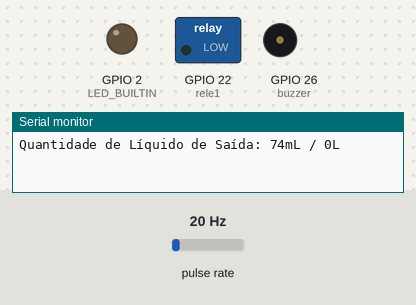
Recording of a sketch running on a simulated ESP32. Parts: switched loads named in the sketch (green lamp = pin HIGH), output pins drawn as LEDs (lit = HIGH), buzzer (waves = sounding, pin HIGH), the last lines printed to the serial monitor. Wiring (inferred from the names in the program): pulse sensor: data GPIO 23. The inputs (shaded band) are chosen by the test bench; at power-on: pulse rate 20 Hz.

Above: at 1.2 s.
1.3 s: pulse rate (sensor on GPIO 23) set to 180 Hz
4.3 s: pulse rate (sensor on GPIO 23) set to 186 Hz
At 6.0 s:
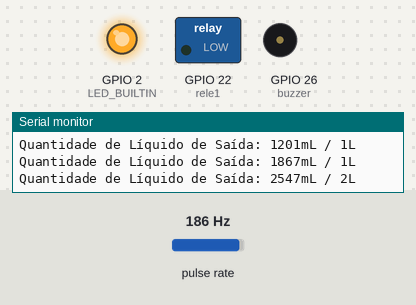
Timing chart, 0 to 11.5 s (numbered marks = the images above; inputs shaded):
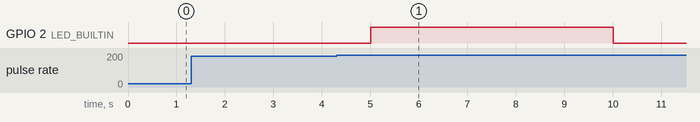

Measured:
- the behaviour switches between 183 and 184 Hz on pulse rate (sensor on GPIO 23) (found by bisection; images 0 and 1)

The sketch:

Vazao_V2.ino
```cpp
#define LED_BUILTIN 2
#define SENSOR  23 //27

const int rele1   = 22;
// const int rele2   = 23;
const int buzzer  = 26;
const int ledPin  = 2;

long currentMillis = 0;
long previousMillis = 0;
int interval = 1000;
boolean ledState = LOW;
float calibrationFactor = 4.5;
volatile byte pulseCount;
byte pulse1Sec = 0;
float flowRate;
unsigned int flowMilliLitres;
unsigned long totalMilliLitres;

void IRAM_ATTR pulseCounter()
{
  pulseCount++;
}

void setup()
{
  Serial.begin(115200);

  pinMode(LED_BUILTIN, OUTPUT);
  // pinMode(SENSOR, INPUT_PULLUP);
  pinMode(SENSOR, INPUT);

  pinMode(rele1,OUTPUT);
  // pinMode(rele2,OUTPUT);
  pinMode(buzzer,OUTPUT);
  pinMode(ledPin,OUTPUT);

  digitalWrite(rele1, LOW);
  // digitalWrite(rele2, LOW);
  digitalWrite(buzzer, LOW);
  digitalWrite(ledPin, LOW);

  pulseCount = 0;
  flowRate = 0.0;
  flowMilliLitres = 0;
  totalMilliLitres = 0;
  previousMillis = 0;

  attachInterrupt(digitalPinToInterrupt(SENSOR), pulseCounter, FALLING);
}

void loop()
{
  currentMillis = millis();
  if (currentMillis - previousMillis > interval) {

    pulse1Sec = pulseCount;
    pulseCount = 0;

    // HÁ OBSERVAÇÕES AQUI  //
    flowRate = ((1000.0 / (millis() - previousMillis)) * pulse1Sec) / calibrationFactor;
    previousMillis = millis();

    // HÁ OBSERVAÇÕES AQUI  //
    flowMilliLitres = (flowRate / 60) * 1000;
    totalMilliLitres += flowMilliLitres;

    // Serial.print("Taxa de Fluxo: ");
    // Serial.print(int(flowRate));  // Print the integer part of the variable
    // Serial.print("L/min");
    // Serial.print("\t");       // Print tab space

    // Print the cumulative total of litres flowed since starting
    Serial.print("Quantidade de Líquido de Saída: ");
    Serial.print(totalMilliLitres);
    Serial.print("mL / ");
    Serial.print(totalMilliLitres / 1000);
    Serial.println("L");

    if (totalMilliLitres >= 1900) {
      out1();

    }
  }
}


void out1() {
  // --> PISCADAS PAPAI <-- //
  // for (int p=0; p<=10; p++) {
  //   digitalWrite(ledPin, HIGH);
  //   delay(200);
  //   digitalWrite(ledPin, LOW);
  //   delay(200);
  // }


  // digitalWrite(rele1, HIGH);
  // delay(5000);
  // digitalWrite(rele1, LOW);

  digitalWrite(ledPin, HIGH);
  delay(5000);
  digitalWrite(ledPin, LOW);

  totalMilliLitres = 0;
}
```
